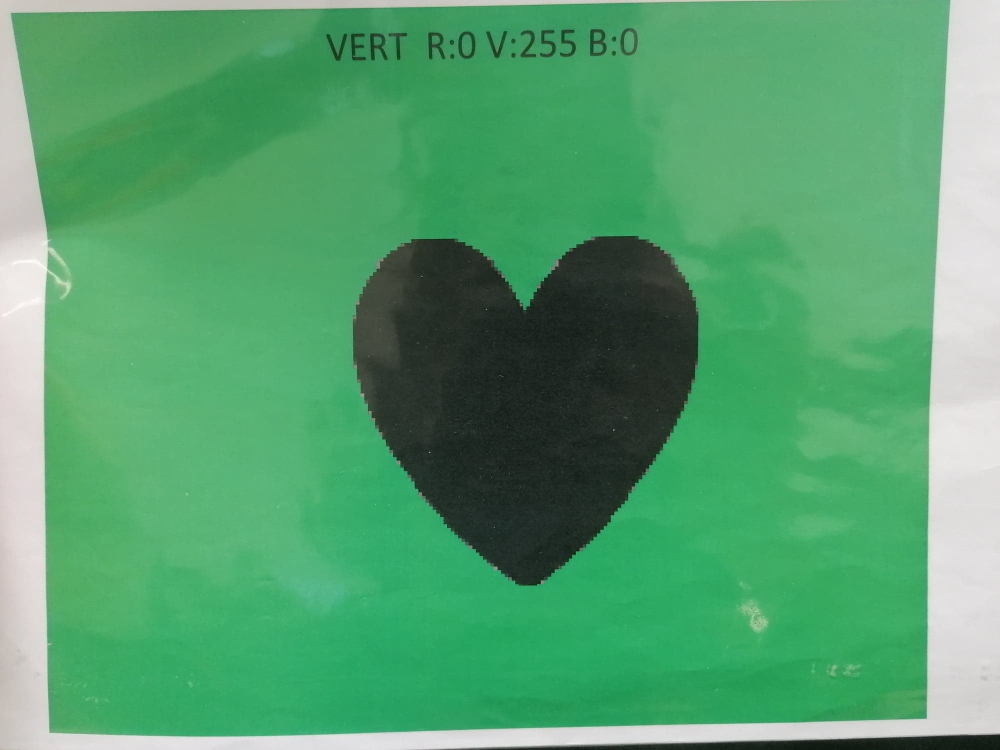
#> input picture HeartVe.jpg, 2000 x 1500 px (shown at 1/2 size)
$ python FCT_16B_revisite.py
#> lines starting #> are read from the running program, lines starting #| are printed output that depends on the picture; after the words box and inside, x2 and y2 are one past the last pixel; in counts of white or black regions, pixels touching at a corner belong together
#-------------------------------------------------------------------------------
# Name:        Traitement du son
# But :        FCT 16B
# Author:      Philippe - Amine
#
# Created:     21/04/2021
# Copyright:   (c) Philippe&Amine 2021
#-------------------------------------------------------------------------------
#!/usr/bin/env python

#inspiré de : https://www.youtube.com/watch?v=iXNsAYOTzgM
#inspiré de : https://dev.to/simarpreetsingh019/detecting-geometrical-shapes-in-an-image-using-opencv-4g72

import numpy as np
import cv2
from PIL import Image

img = cv2.imread('HeartVe.jpg')
#> img is the input picture: shape (1500, 2000, 3); mean B, G, R 111.3, 159.6, 86
imgGry = cv2.cvtColor(img, cv2.COLOR_BGR2GRAY)
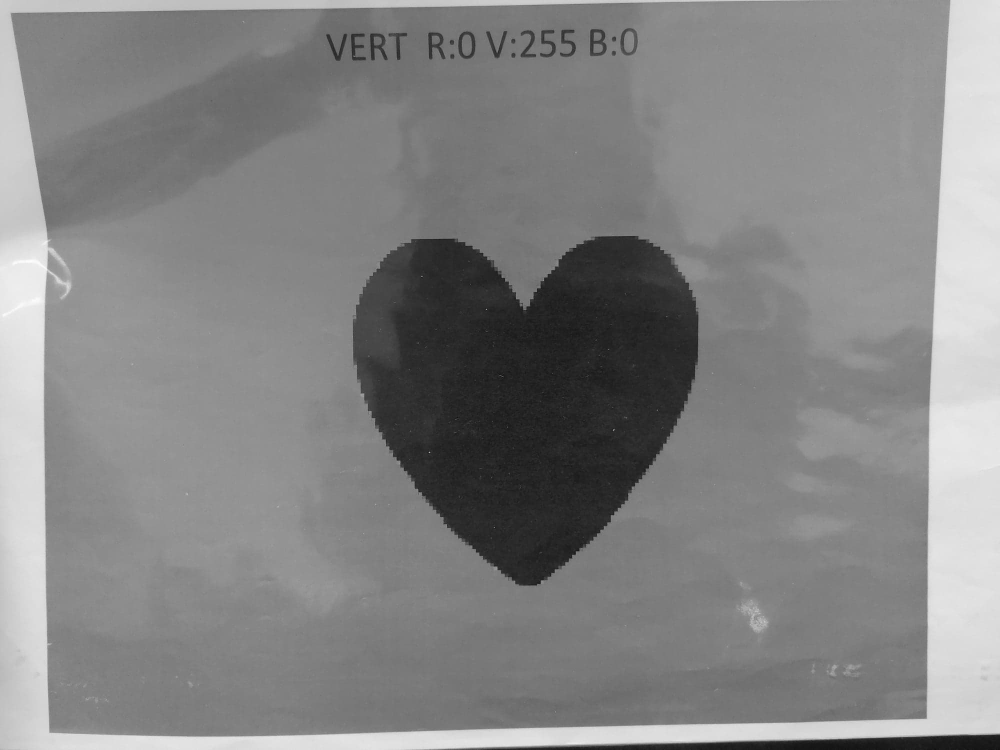
#> imgGry: shape (1500, 2000) (shown at 1/2 size); min 2, max 253, mean 132.1

ret , thrash = cv2.threshold(imgGry, 50 , 255, 1)
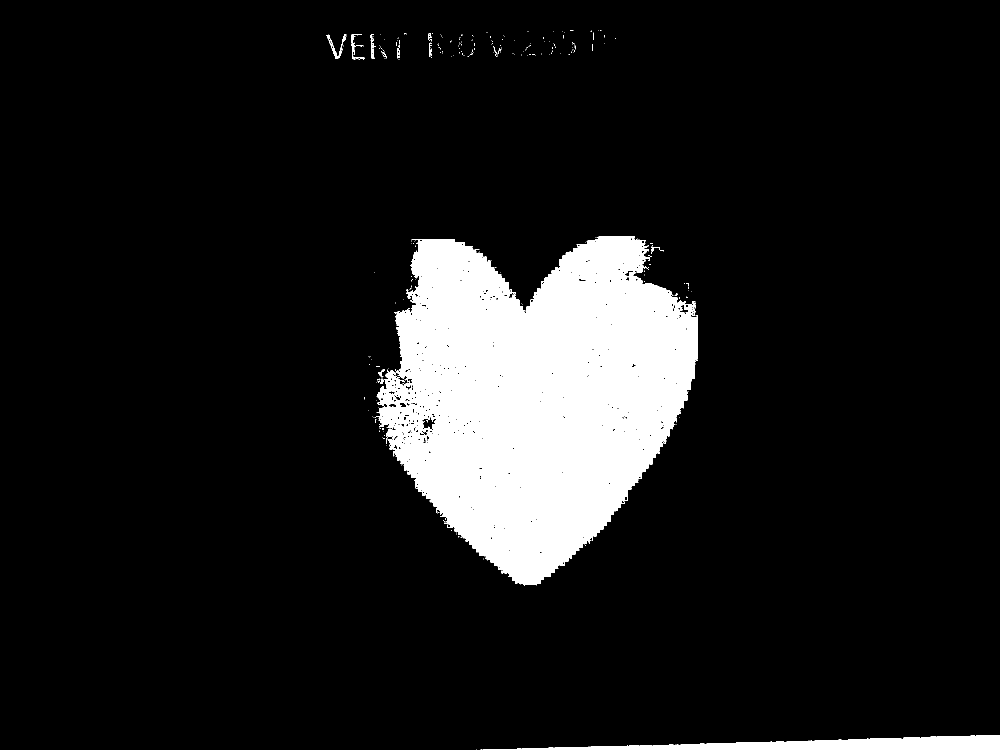
#> thrash: shape (1500, 2000) (shown at 1/2 size); 10.6% white; 259 white regions (244 under 20 px)
contours , hierarchy = cv2.findContours(thrash, 1, 2)
#> contours = 1219 contours, 1132 with area under 20; largest, box (x1, y1, x2, y2) and area: (751, 472, 1396, 1171) 303049, (966, 1470, 2000, 1500) 14476, (843, 830, 873, 865) 487, (795, 751, 825, 773) 310, (653, 69, 693, 118) 287

contour_sizes = [(cv2.contourArea(contour), contour) for contour in contours]
#> contour_sizes = 1219 items
biggest_contour = max(contour_sizes, key=lambda x: x[0])[1]
#> biggest_contour = contour of 1814 points, box (x1, y1, x2, y2) (751, 472, 1396, 1171), area 303049
cv2.drawContours(img, [biggest_contour], 0, (120,120,0), 10)
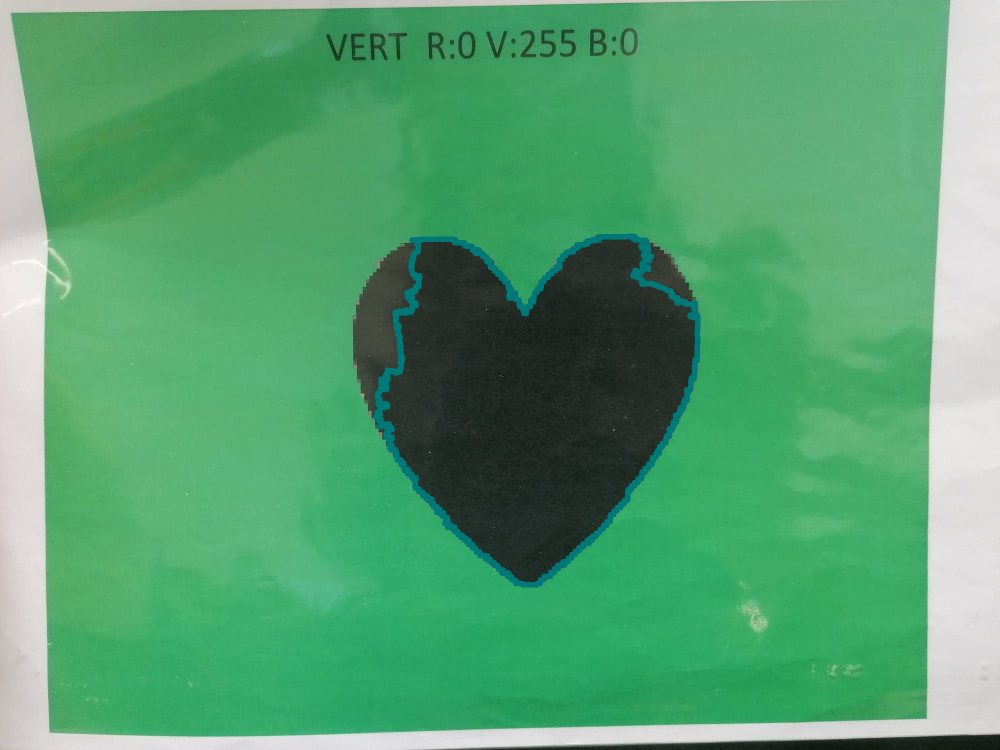
#> img: shape (1500, 2000, 3) (shown at 1/2 size); 1.15% of pixels changed, all inside (x1, y1, x2, y2) = (746, 467, 1401, 1176)

for contour in contours:
    approx = cv2.approxPolyDP(contour, 0.01*cv2.arcLength(contour, True), True)
    x = approx.ravel()[0]
    y = approx.ravel()[1] - 5
#> this loop made 1219 passes
#> (approx, x, y) on passes 1, 2, 4: ([[961, 1499], [964, 1499]], 961, 1494), ([[952, 1499]], 952, 1494), ([[1999, 1470], [966, 1499], [1999, 1499]], 1999, 1465)

if len(approx) == 3:
    print('Triangle')
elif len(approx) == 4 :
    x, y , w, h = cv2.boundingRect(approx)
    aspectRatio = float(w)/h
    if aspectRatio >= 0.95 and aspectRatio < 1.05:
        #cv2.drawContours(img, [contour], 0, (120,120,0), 10)
        print('Carré')
    else:
        #cv2.drawContours(img, [contour], 0, (120,120,0), 10)
        print('Rectangle')
elif len(approx) == 5 :
    #cv2.drawContours(img, [contour], 0, (120,120,0), 10)
    print('Pentagone')
elif len(approx) == 10 :
    #cv2.drawContours(img, [contour], 0, (120,120,0), 10)
    print('Etoile')
elif len(approx) == 12 :
    #cv2.drawContours(img, [contour], 0, (120,120,0), 10)
    print('Croix')
elif len(approx) > 12 and len(approx) < 50:
    #cv2.drawContours(img, [contour], 0, (120,120,0), 10)
    print('Cercle')
elif len(approx) > 50 and len(approx) < 2000:
    #cv2.drawContours(img, [contour], 0, (120,120,0), 50)
    print('Coeur')
else :
    print('Pas de forme détecté')

# It converts the BGR color space of image to HSV color space
#hsv = cv2.cvtColor(img, cv2.COLOR_BGR2HSV)

# Threshold of blue in HSV space
#lower_blue = np.array([0,0,255]) #plus foncé
#upper_blue = np.array([99, 95, 200]) #plus clair

# preparing the mask to overlay
#mask = cv2.inRange(hsv, lower_blue, upper_blue)

# The black region in the mask has the value of 0,
# so when multiplied with original image removes all non-blue regions
#result = cv2.bitwise_and(img, img, mask = mask)

#Couleur du fond
im = Image.open('HeartVe.jpg')
w, h = im.size
#> w = 2000; h = 1500
crop_im = im.crop((200, 40, w-170, h-100)) #crop image
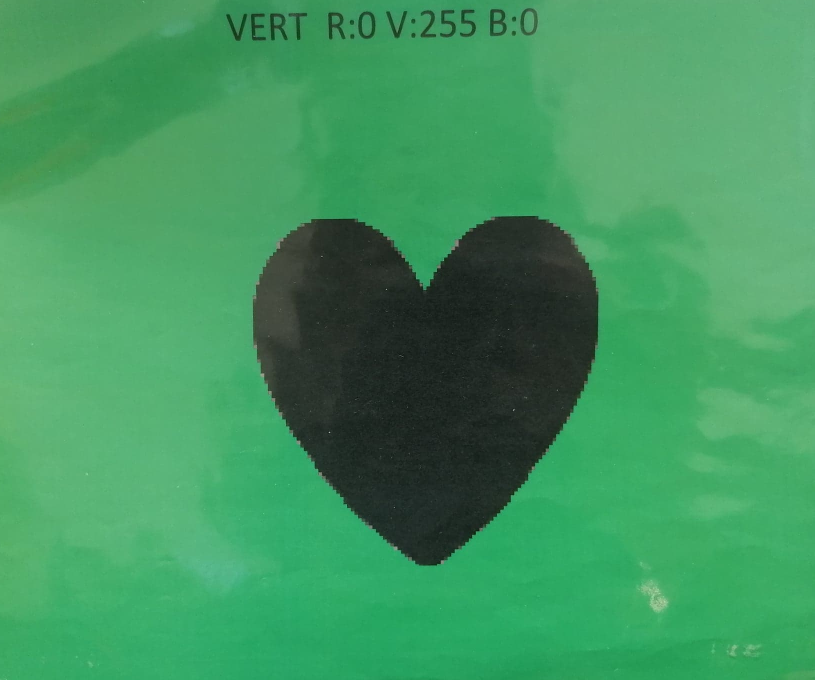
#> crop_im: PIL image 1630x1360 RGB (shown at 1/2 size); mean R, G, B 64.5, 149.2, 94.5
res = crop_im.getcolors(crop_im.size[0]*crop_im.size[1])
#> res = 27657 items

def couleur(res):

    max = 0
    maxi = 0

    for i in range(1,len(res)):
        if res[i][0] > max:
            max = res[i][0]
            maxi = i
#> this loop made 27656 passes
#> max on passes 1, 3, 6, 15, 25, 27, 35, 45, 53, 58, 386, 1099: 1, 2, 4, 5, 8, 41, 71, 263, 304, 1461, 2276, 5525
#> after the loop, max = 10593; maxi = 15354

    col = res[maxi][1]
#> col = (31, 40, 35)

    r = col[0]
#> r = 31
    g = col[1]
#> g = 40
    b = col[2]
#> b = 35

    if r in range(g-10,g+10) and r in range (b-10,b+10):
        del res[maxi]
        return couleur(res)
#> the loop in couleur (call 2), `for i in range(1,len(res)):` made 27655 passes

    return(col)

col = couleur(res)
#> col = (92, 173, 117)
print(col)
#| (92, 173, 117)

R = col[0]
#> R = 92
G = col[1]
#> G = 173
B = col[2]
#> B = 117

if (200<R<250 and G>160 and B<100):
    print('Jaune')
elif (R>150 and G<100 and B<100):
    print('Rouge')
elif (R<120 and G>150 and B<150):
    print('Vert')
elif (R<100 and G>100 and B>200):
    print('Bleu')
elif (R>100 and G<100 and B>100):
    print('Magenta')
elif (R>200 and G>100 and B<100):
    print('Orange')
elif (150< R <200 and G<100 and B>150):
    print('Violet')
else:
    print('Mauvais encadrement')

cv2.imshow("labiz",img)
crop_im.show()

cv2.waitKey(0)
cv2.waitKey(0)

$ run again, with TriVer.jpg copied over HeartVe.jpg
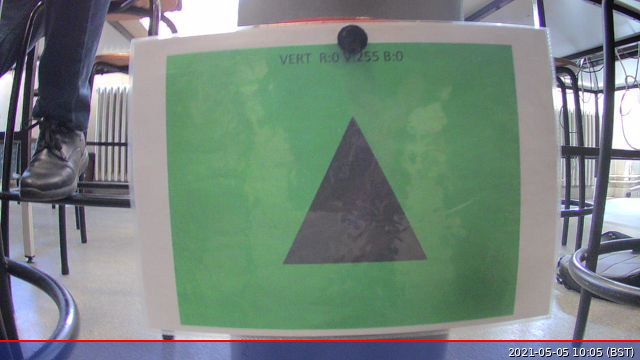
#> input picture TriVer.jpg, 640 x 360 px
#> img is the input picture: shape (360, 640, 3); mean B, G, R 126, 133.4, 118.3
#> `ret , thrash = cv2.threshold(imgGry, 50 , 255, 1)`:
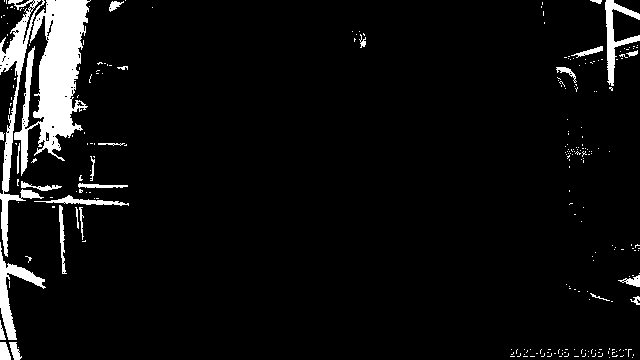
#> thrash: shape (360, 640); 5.9% white; 252 white regions (225 under 20 px)
#> contours = 329 contours, 303 with area under 20; largest, box (x1, y1, x2, y2) and area: (14, 0, 91, 176) 5959, (0, 0, 45, 257) 1985, (0, 242, 46, 340) 910, (605, 0, 640, 86) 771, (34, 195, 129, 206) 254
#> contour_sizes = 329 items, first 6: (0, [[632, 357]]), (0, [[609, 357]]), (0, [[588, 356]]), (0, [[574, 356], [578, 356]]), (0, [[559, 356], [561, 356]]), (0, [[530, 356], [534, 356]])
#> biggest_contour = contour of 470 points, box (x1, y1, x2, y2) (14, 0, 91, 176), area 5959
#> img: shape (360, 640, 3); 3.24% of pixels changed, all inside (x1, y1, x2, y2) = (9, 0, 96, 181)
#> the loop `for contour in contours:` made 329 passes
#> (approx, x, y) on passes 1 to 3: ([[632, 357]], 632, 352), ([[609, 357]], 609, 352), ([[588, 356]], 588, 351)
#> `crop_im = im.crop((200, 40, w-170, h-100))`:
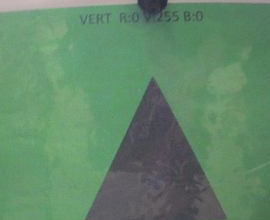
#> crop_im: PIL image 270x220 RGB; mean R, G, B 98.7, 135.6, 106
#> res = 8456 items
#> the loop in couleur, `for i in range(1,len(res)):` made 8455 passes
#> max on passes 1, 4, 9, 39, 48, 134: 2, 6, 39, 47, 81, 129
#> after the loop in couleur, `for i in range(1,len(res)):`: max = 140; maxi = 7520
#> in couleur, `col = res[maxi][1]`: col = (105, 153, 111)
#> r = 105
#> g = 153
#> b = 111
#> `col = couleur(res)`: col = (105, 153, 111)
#| (105, 153, 111)
#> R = 105
#> G = 153
#> B = 111

$ run again, with Triv.jpg copied over HeartVe.jpg
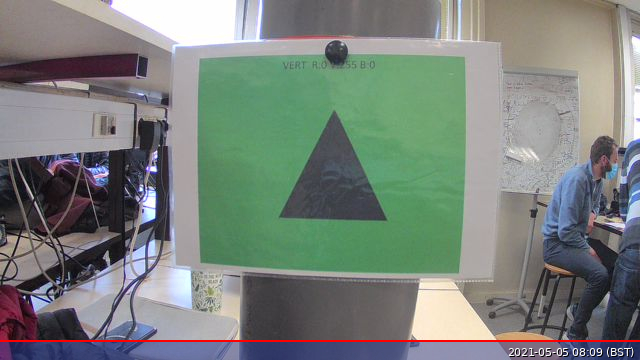
#> input picture Triv.jpg, 640 x 360 px
#> img is the input picture: shape (360, 640, 3); mean B, G, R 123.9, 129.8, 121.8
#> `ret , thrash = cv2.threshold(imgGry, 50 , 255, 1)`:
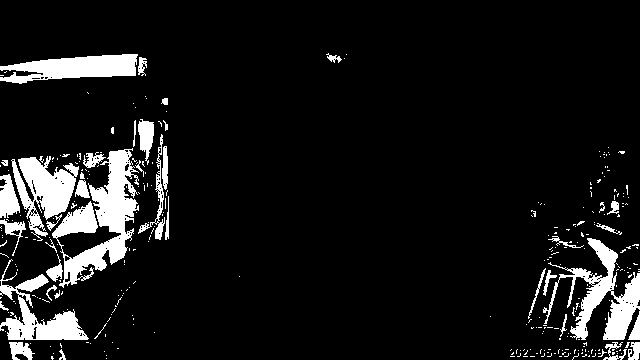
#> thrash: shape (360, 640); 9.2% white; 318 white regions (278 under 20 px)
#> contours = 507 contours, 467 with area under 20; largest, box (x1, y1, x2, y2) and area: (52, 148, 139, 288) 4364, (543, 238, 640, 340) 2888, (11, 156, 79, 241) 2540, (0, 54, 138, 84) 2360, (0, 259, 89, 340) 2134
#> contour_sizes = 507 items, first 6: (0, [[106, 358]]), (2, [[615, 357], [616, 356], [617, 357], [616, 358]]), (0, [[559, 356], [561, 356]]), (0, [[530, 356], [534, 356]]), (0, [[523, 356], [527, 356]]), (0, [[510, 356], [514, 356]])
#> biggest_contour = contour of 632 points, box (x1, y1, x2, y2) (52, 148, 139, 288), area 4364
#> img: shape (360, 640, 3); 3.18% of pixels changed, all inside (x1, y1, x2, y2) = (47, 143, 144, 293)
#> the loop `for contour in contours:` made 507 passes
#> (approx, x, y) on passes 1 to 3: ([[106, 358]], 106, 353), ([[615, 357], [616, 356], [617, 357], [616, 358]], 615, 352), ([[559, 356], [561, 356]], 559, 351)
#> `crop_im = im.crop((200, 40, w-170, h-100))`:
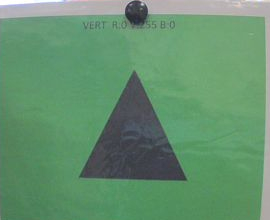
#> crop_im: PIL image 270x220 RGB; mean R, G, B 100.1, 145.4, 110.3
#> res = 8469 items
#> the loop in couleur, `for i in range(1,len(res)):` made 8468 passes
#> max on passes 1, 2, 4, 9, 17, 56, 878, 2809: 4, 7, 8, 11, 25, 96, 204, 205
#> after the loop in couleur, `for i in range(1,len(res)):`: max = 234; maxi = 8229
#> in couleur, `col = res[maxi][1]`: col = (112, 166, 116)
#> r = 112
#> g = 166
#> b = 116
#> `col = couleur(res)`: col = (112, 166, 116)
#| (112, 166, 116)
#> R = 112
#> G = 166
#> B = 116

$ run again, with carreOD.jpg copied over HeartVe.jpg
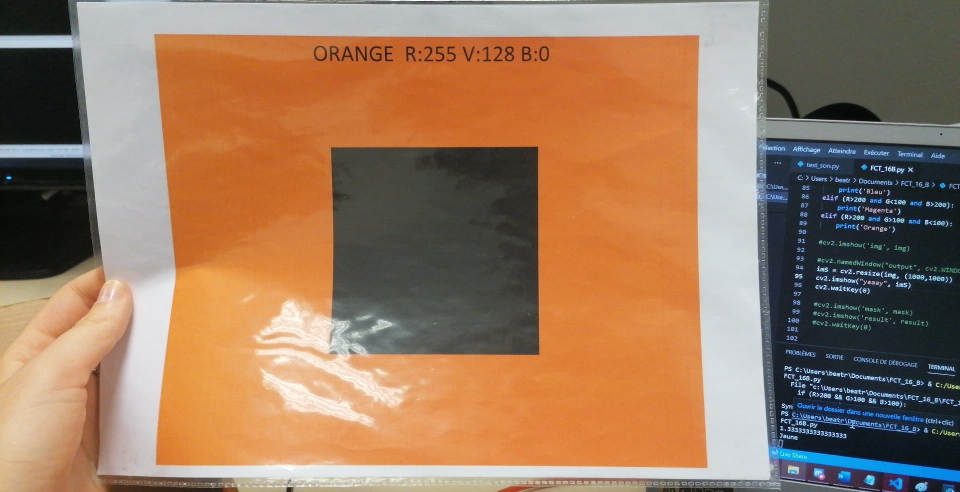
#> input picture carreOD.jpg, 1920 x 984 px (shown at 1/2 size)
#> img is the input picture: shape (984, 1920, 3); mean B, G, R 96.7, 122.3, 154.6
#> `ret , thrash = cv2.threshold(imgGry, 50 , 255, 1)`:
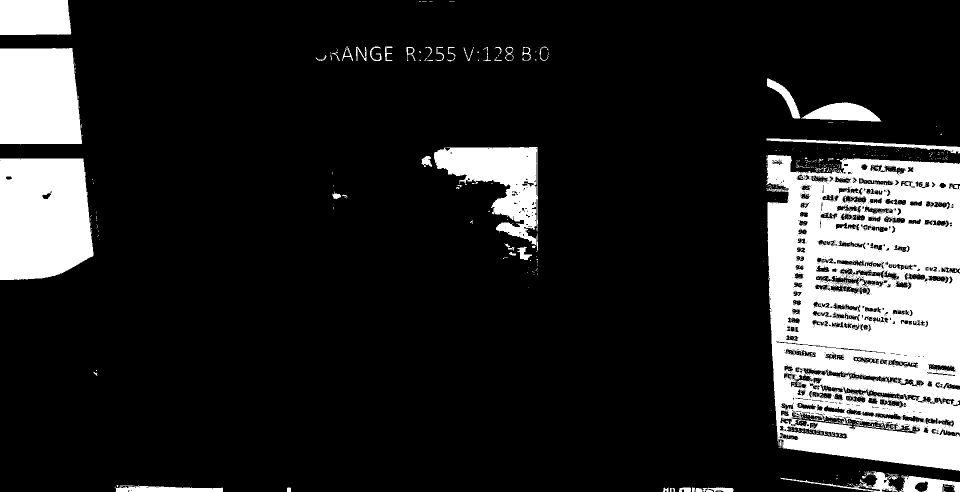
#> thrash: shape (984, 1920) (shown at 1/2 size); 16.1% white; 835 white regions (777 under 20 px)
#> contours = 2458 contours, 2130 with area under 20; largest, box (x1, y1, x2, y2) and area: (1533, 310, 1920, 942) 220090, (0, 317, 187, 560) 40676, (0, 96, 164, 289) 29183, (868, 294, 1076, 492) 19631, (0, 0, 143, 70) 9454
#> contour_sizes = 2458 items
#> biggest_contour = contour of 858 points, box (x1, y1, x2, y2) (1533, 310, 1920, 942), area 220090
#> img: shape (984, 1920, 3); 1.22% of pixels changed, all inside (x1, y1, x2, y2) = (1528, 305, 1920, 947)
#> the loop `for contour in contours:` made 2458 passes
#> (approx, x, y) on passes 1 to 3: ([[1435, 983], [1441, 983]], 1435, 978), ([[1806, 982], [1807, 981], [1808, 982], [1807, 983]], 1806, 977), ([[1798, 980]], 1798, 975)
#> `x, y , w, h = cv2.boundingRect(approx)`: x = 0; w = 142; h = 70
#> aspectRatio = 2.03
#> `crop_im = im.crop((200, 40, w-170, h-100))`:
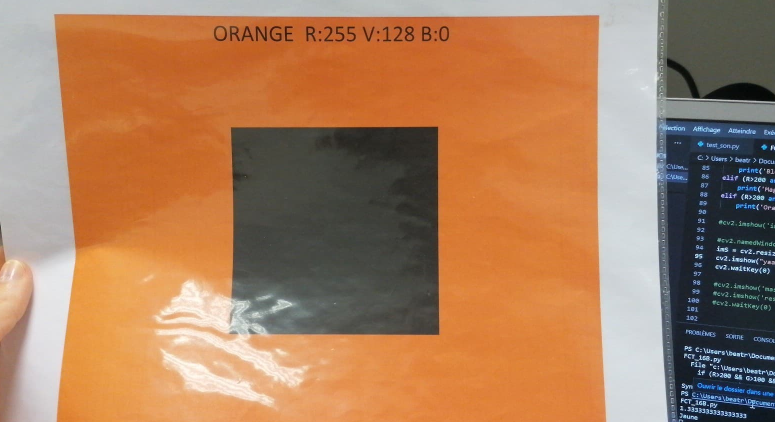
#> crop_im: PIL image 1550x844 RGB (shown at 1/2 size); mean R, G, B 169.6, 126.5, 93.9
#> res = 85488 items
#> the loop in couleur, `for i in range(1,len(res)):` made 85487 passes
#> max on passes 1, 2, 4, 6, 10, 262, 346, 790: 1, 6, 9, 12, 16, 34, 75, 78
#> after the loop in couleur, `for i in range(1,len(res)):`: max = 4075; maxi = 8880
#> in couleur, `col = res[maxi][1]`: col = (211, 216, 220)
#> r = 211
#> g = 216
#> b = 220
#> the loop in couleur (call 2), `for i in range(1,len(res)):` made 85486 passes
#> `col = couleur(res)`: col = (222, 129, 59)
#| (222, 129, 59)
#> R = 222
#> G = 129
#> B = 59
